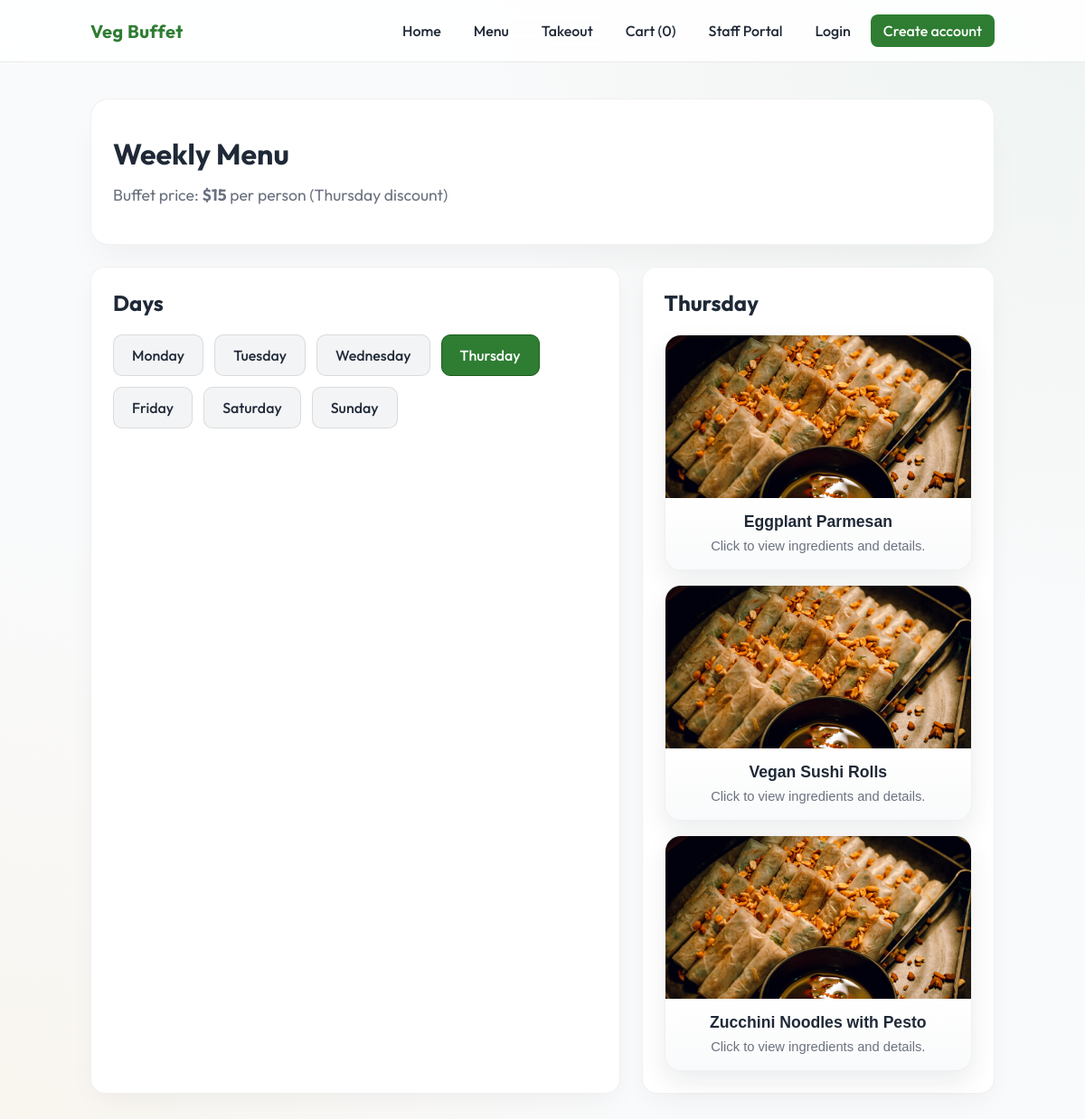
Page /menu.php on the committed database.
### tables this page shows
create table if not exists Day (
  dayId int not null auto_increment,
  dayName varchar(32) not null,
  sortOrder int not null,
  primary key (dayId),
  unique key uq_day_name (dayName),
  unique key uq_day_sort (sortOrder)
);

create table if not exists DayMenuItem (
  dayMenuItemId int not null auto_increment,
  dayId int not null,
  dishId int not null,
  primary key (dayMenuItemId),
  unique key uq_day_dish (dayId, dishId),
  key idx_daymenu_day (dayId),
  key idx_daymenu_dish (dishId),
  constraint fk_daymenu_day
    foreign key (dayId) references Day(dayId)
    on delete cascade
    on update cascade,
  constraint fk_daymenu_dish
    foreign key (dishId) references Dish(dishId)
    on delete restrict
    on update cascade
);

create table if not exists Dish (
  dishId int not null auto_increment,
  dishName varchar(255) not null,
  description text null,
  imageUrl varchar(2048) null,
  isActive boolean not null default 1,
  primary key (dishId),
  unique key uq_dish_name (dishName)
);

### web/lib/menu_catalog.php (called while the page is built, shortened)
<?php
function fetch_days(PDO $pdo): array {
  return $pdo->query('SELECT dayId, dayName, sortOrder FROM Day ORDER BY sortOrder')->fetchAll();
}
function fetch_day_by_id(PDO $pdo, int $dayId): ?array {
  $stmt = $pdo->prepare('SELECT dayId, dayName, sortOrder FROM Day WHERE dayId = ? LIMIT 1');
  $stmt->execute([$dayId]);
  $day = $stmt->fetch();
  return is_array($day) ? $day : null;
}
function fetch_day_menu_dishes(PDO $pdo, int $dayId): array {
  $stmt = $pdo->prepare(
    'SELECT
       dmi.dayMenuItemId,
       d.dishId,
       d.dishName,
       d.description,
       d.imageUrl
     FROM DayMenuItem dmi
     JOIN Dish d ON dmi.dishId = d.dishId
     WHERE dmi.dayId = ? AND d.isActive = 1
     ORDER BY d.dishName ASC'
  );
  $stmt->execute([$dayId]);
  return $stmt->fetchAll();
}

### web/menu.php (the view, shortened to what this page needs)
<?php
require_once __DIR__ . '/lib/layout.php';
require_once __DIR__ . '/lib/menu_catalog.php';
$pdo = db();
$days = fetch_days($pdo);
$dayId = (int)($_GET['day'] ?? 0);
if ($dayId <= 0 && $days) {
  $currentDaySort = (int)date('N');
  foreach ($days as $d) {
    if ((int)$d['sortOrder'] === $currentDaySort) {
      $dayId = (int)$d['dayId'];
      break;
    }
  }
}
$day = $dayId > 0 ? fetch_day_by_id($pdo, $dayId) : null;
$dishes = $day ? fetch_day_menu_dishes($pdo, (int)$day['dayId']) : [];
$price = ($day && (int)$day['sortOrder'] === 4) ? 15 : 17;
?>
<section class="hero">
  <h1>Weekly Menu</h1>
  <p>
    Buffet price: <b>$<?= h((string)$price) ?></b> per person
    <?php if ($day && (int)$day['sortOrder'] === 4): ?>
      <span class="muted">(Thursday discount)</span>
    <?php endif; ?>
  </p>
</section>
<div class="grid">
  <aside class="card">
    <h2 class="section-title">Days</h2>
    <div class="btnrow btnrow-wrap btnrow-no-margin">
      <?php foreach ($days as $d): ?>
        <?php $active = ((int)$d['dayId'] === $dayId); ?>
        <a class="btn <?= $active ? 'btn-primary' : '' ?>" href="/menu.php?day=<?= (int)$d['dayId'] ?>">
          <?= h((string)$d['dayName']) ?>
        </a>
      <?php endforeach; ?>
    </div>
  </aside>
  <section class="card">
    <h2 class="section-title"><?= $day ? h((string)$day['dayName']) : 'Menu' ?></h2>
    <?php if (!$day): ?>
      <div class="alert alert-danger">No day selected.</div>
    <?php elseif (!$dishes): ?>
      <div class="alert">No dishes set for this day yet.</div>
    <?php else: ?>
      <div class="card-grid-200">
        <?php foreach ($dishes as $dish): ?>
          <button
            type="button"
            class="card dish-card dish-card-button"
            data-dish-trigger
            data-dish-name="<?= h((string)$dish['dishName']) ?>"
            data-dish-description="<?= h((string)($dish['description'] ?? 'Ingredients will be added soon.')) ?>"
            data-dish-image="<?= h((string)($dish['imageUrl'] ?? '')) ?>"
          >
            <div class="dish-card-media">
              <?php if ($dish['imageUrl']): ?>
                <img src="<?= h((string)$dish['imageUrl']) ?>" alt="<?= h((string)$dish['dishName']) ?>" class="dish-card-image" />
              <?php else: ?>
                <div class="dish-card-empty">No Image</div>
              <?php endif; ?>
            </div>
            <div class="dish-card-body">
              <h3 class="dish-card-title"><?= h((string)$dish['dishName']) ?></h3>
              <p class="dish-card-copy">Click to view ingredients and details.</p>
            </div>
          </button>
        <?php endforeach; ?>
      </div>
    <?php endif; ?>
  </section>
</div>

### web/assets/style.css (style rules this page uses)
:root { --primary: #2E7D32; --primary2: #1B5E20; --bg: #F9FAFB; --panel: #FFFFFF; --panel2: #F3F4F6; --text: #1F2937; --muted: #6B7280; --brand: var(--primary); --danger: #EF4444; --ok: #10B981; --ring: rgba(46, 125, 50, 0.4); --accent: #F59E0B; }
* { box-sizing: border-box; }
html, body { height: 100%; scroll-behavior: smooth; }
body { margin: 0; font-family: 'Outfit', sans-serif; color: var(--text); background: var(--bg); background-image: radial-gradient(circle at top right, rgba(46, 125, 50, 0.05) 0%, transparent 40%), radial-gradient(circle at bottom left, rgba(245, 158, 11, 0.05) 0%, transparent 40%); background-attachment: fixed; }
a { color: var(--primary); text-decoration: none; transition: 0.2s; }
.card { background: var(--panel); border: 1px solid rgba(0,0,0,0.06); border-radius: 16px; padding: 24px; box-shadow: 0 10px 30px -5px rgba(0,0,0,0.05); transition: transform 0.2s, box-shadow 0.2s; }
.hero { padding: 40px 24px; border-radius: 20px; background: var(--panel); border: 1px solid rgba(0,0,0,0.06); box-shadow: 0 20px 40px -10px rgba(0,0,0,0.05); }
.hero h1 { margin: 0 0 12px; font-size: 32px; color: var(--text); }
.hero p { margin: 0; color: var(--muted); line-height: 1.6; font-size: 1.1rem; }
.grid { display: grid; grid-template-columns: 1.2fr 0.8fr; gap: 24px; margin-top: 24px; }
.btnrow { display: flex; gap: 12px; align-items: center; margin-top: 16px; }
.btn { display: inline-flex; align-items: center; justify-content: center; padding: 12px 20px; border-radius: 10px; border: 1px solid rgba(0,0,0,0.1); background: var(--panel2); color: var(--text); font-weight: 500; cursor: pointer; transition: all 0.2s; font-size: 1rem; }
.btn-primary { background: var(--primary); border-color: var(--primary2); color: white; }
.muted { color: var(--muted); }
.section-title { margin-top: 0; }
.btnrow-wrap { flex-wrap: wrap; }
.btnrow-no-margin { margin-top: 0; }
.card-grid-200 { display: grid; grid-template-columns: repeat(auto-fill, minmax(200px, 1fr)); gap: 16px; }
.dish-card { padding: 0; overflow: hidden; text-align: center; border-radius: 18px; box-shadow: 0 12px 28px rgba(15, 23, 42, 0.08); }
.dish-card-button { width: 100%; border: 1px solid rgba(0,0,0,0.06); background: var(--panel); cursor: pointer; transition: transform 0.2s ease, box-shadow 0.2s ease; }
.dish-card-media { height: 180px; background-color: rgba(0,0,0,0.03); overflow: hidden; }
.dish-card-image { display: block; width: 100%; height: 100%; object-fit: cover; object-position: center; transition: transform 0.28s ease; }
.dish-card-body { padding: 16px 16px 18px; background: linear-gradient(180deg, rgba(255,255,255,0.98) 0%, rgba(249,250,251,0.98) 100%); }
.dish-card-title { margin: 0 0 6px; font-size: 1.1rem; color: var(--text); }
.dish-card-copy { margin: 8px 0 0; color: var(--muted); font-size: 0.92rem; }

### rows in the picture
day: sortOrder "15", dayName "Thursday"
day: dayName "Monday"
day: dayName "Tuesday"
day: dayName "Wednesday"
day: dayName "Friday"
day: dayName "Saturday"
day: dayName "Sunday"
daymenuitem: dishId.imageUrl (picture), dishId.dishName "Eggplant Parmesan"
daymenuitem: dishId.imageUrl (picture), dishId.dishName "Vegan Sushi Rolls"
daymenuitem: dishId.imageUrl (picture), dishId.dishName "Zucchini Noodles with Pesto"

### other values in the picture
$cartCount "0"
